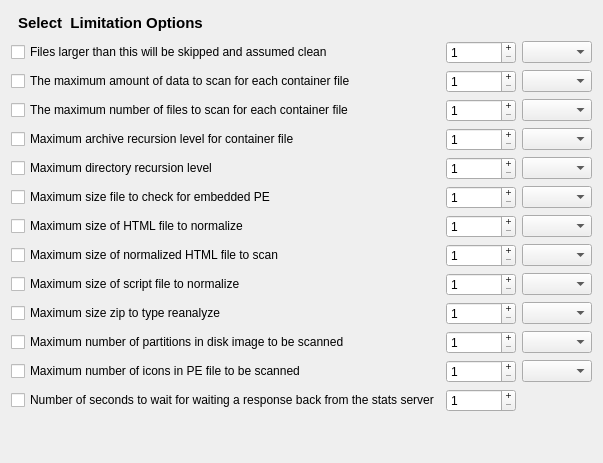
     <widget class="QWidget" name="wizardPage_6">
      <layout class="QGridLayout" name="gridLayout_6">
       <item row="0" column="0" colspan="3">
        <layout class="QHBoxLayout" name="horizontalLayout_4">
         <item>
          <widget class="QLabel" name="label_5">
           <property name="maximumSize">
            <size>
             <width>16777215</width>
             <height>16777215</height>
            </size>
           </property>
           <property name="font">
            <font>
             <pointsize>11</pointsize>
             <bold>true</bold>
            </font>
           </property>
           <property name="styleSheet">
            <string notr="true">padding:3px</string>
           </property>
           <property name="frameShape">
            <enum>QFrame::NoFrame</enum>
           </property>
           <property name="frameShadow">
            <enum>QFrame::Sunken</enum>
           </property>
           <property name="text">
            <string>Select  Limitation Options</string>
           </property>
          </widget>
         </item>
         <item>
          <spacer name="horizontalSpacer_5">
           <property name="orientation">
            <enum>Qt::Horizontal</enum>
           </property>
           <property name="sizeHint" stdset="0">
            <size>
             <width>40</width>
             <height>20</height>
            </size>
           </property>
          </spacer>
         </item>
        </layout>
       </item>
       <item row="13" column="1">
        <widget class="QSpinBox" name="pwnumberOfSecondsToWaitForResponseSpinBox">
         <property name="buttonSymbols">
          <enum>QAbstractSpinBox::PlusMinus</enum>
         </property>
         <property name="minimum">
          <number>1</number>
         </property>
         <property name="maximum">
          <number>999</number>
         </property>
        </widget>
       </item>
       <item row="8" column="0">
        <widget class="QCheckBox" name="pwmaxSizeOfNormalizedHTMLFileCheckBox">
         <property name="text">
          <string>Maximum size of normalized HTML file to scan</string>
         </property>
        </widget>
       </item>
       <item row="6" column="2">
        <widget class="QComboBox" name="pwmaxSizeFileForPEComboBox">
         <item>
          <property name="text">
           <string/>
          </property>
         </item>
         <item>
          <property name="text">
           <string>K</string>
          </property>
         </item>
         <item>
          <property name="text">
           <string>M</string>
          </property>
         </item>
         <item>
          <property name="text">
           <string>G</string>
          </property>
         </item>
        </widget>
       </item>
       <item row="8" column="2">
        <widget class="QComboBox" name="pwmaxSizeOfNormalizedHTMLFileComboBox">
         <item>
          <property name="text">
           <string/>
          </property>
         </item>
         <item>
          <property name="text">
           <string>K</string>
          </property>
         </item>
         <item>
          <property name="text">
           <string>M</string>
          </property>
         </item>
         <item>
          <property name="text">
           <string>G</string>
          </property>
         </item>
        </widget>
       </item>
       <item row="11" column="2">
        <widget class="QComboBox" name="pwmaxNumberOfPartitionsInDiskImageComboBox">
         <item>
          <property name="text">
           <string/>
          </property>
         </item>
         <item>
          <property name="text">
           <string>K</string>
          </property>
         </item>
         <item>
          <property name="text">
           <string>M</string>
          </property>
         </item>
         <item>
          <property name="text">
           <string>G</string>
          </property>
         </item>
        </widget>
       </item>
       <item row="6" column="1">
        <widget class="QSpinBox" name="pwmaxSizeFileForPESpinBox">
         <property name="buttonSymbols">
          <enum>QAbstractSpinBox::PlusMinus</enum>
         </property>
         <property name="minimum">
          <number>1</number>
         </property>
         <property name="maximum">
          <number>999</number>
         </property>
        </widget>
       </item>
       <item row="11" column="0">
        <widget class="QCheckBox" name="pwmaxNumberOfPartitionsInDiskImageCheckBox">
         <property name="text">
          <string>Maximum number of partitions in disk image to be scanned</string>
         </property>
        </widget>
       </item>
       <item row="10" column="2">
        <widget class="QComboBox" name="pwmaxSizeZipToTypeReanalzeComboBox">
         <item>
          <property name="text">
           <string/>
          </property>
         </item>
         <item>
          <property name="text">
           <string>K</string>
          </property>
         </item>
         <item>
          <property name="text">
           <string>M</string>
          </property>
         </item>
         <item>
          <property name="text">
           <string>G</string>
          </property>
         </item>
        </widget>
       </item>
       <item row="1" column="2">
        <widget class="QComboBox" name="pwfilesLargerThanThisComboBox">
         <property name="sizePolicy">
          <sizepolicy hsizetype="Fixed" vsizetype="Fixed">
           <horstretch>0</horstretch>
           <verstretch>0</verstretch>
          </sizepolicy>
         </property>
         <property name="minimumSize">
          <size>
           <width>70</width>
           <height>0</height>
          </size>
         </property>
         <property name="maximumSize">
          <size>
           <width>70</width>
           <height>16777215</height>
          </size>
         </property>
         <item>
          <property name="text">
           <string/>
          </property>
         </item>
         <item>
          <property name="text">
           <string>K</string>
          </property>
         </item>
         <item>
          <property name="text">
           <string>M</string>
          </property>
         </item>
         <item>
          <property name="text">
           <string>G</string>
          </property>
         </item>
        </widget>
       </item>
       <item row="7" column="2">
        <widget class="QComboBox" name="pwmaxSizeHTMLFileToNormalizeComboBox">
         <item>
          <property name="text">
           <string/>
          </property>
         </item>
         <item>
          <property name="text">
           <string>K</string>
          </property>
         </item>
         <item>
          <property name="text">
           <string>M</string>
          </property>
         </item>
         <item>
          <property name="text">
           <string>G</string>
          </property>
         </item>
        </widget>
       </item>
       <item row="1" column="1">
        <widget class="QSpinBox" name="pwfilesLargerThanThisSpinBox">
         <property name="sizePolicy">
          <sizepolicy hsizetype="Fixed" vsizetype="Fixed">
           <horstretch>0</horstretch>
           <verstretch>0</verstretch>
          </sizepolicy>
         </property>
         <property name="minimumSize">
          <size>
           <width>70</width>
           <height>0</height>
          </size>
         </property>
         <property name="maximumSize">
          <size>
           <width>16777215</width>
           <height>70</height>
          </size>
         </property>
         <property name="buttonSymbols">
          <enum>QAbstractSpinBox::PlusMinus</enum>
         </property>
         <property name="minimum">
          <number>1</number>
         </property>
         <property name="maximum">
          <number>999</number>
         </property>
        </widget>
       </item>
       <item row="10" column="1">
        <widget class="QSpinBox" name="pwmaxSizeZipToTypeReanalzeSpinBox">
         <property name="buttonSymbols">
          <enum>QAbstractSpinBox::PlusMinus</enum>
         </property>
         <property name="minimum">
          <number>1</number>
         </property>
         <property name="maximum">
          <number>999</number>
         </property>
        </widget>
       </item>
       <item row="12" column="0">
        <widget class="QCheckBox" name="pwmaxNumberOfIconsInPEFileCheckBox">
         <property name="text">
          <string>Maximum number of icons in PE file to be scanned</string>
         </property>
        </widget>
       </item>
       <item row="11" column="1">
        <widget class="QSpinBox" name="pwmaxNumberOfPartitionsInDiskImageSpinBox">
         <property name="buttonSymbols">
          <enum>QAbstractSpinBox::PlusMinus</enum>
         </property>
         <property name="minimum">
          <number>1</number>
         </property>
         <property name="maximum">
          <number>999</number>
         </property>
        </widget>
       </item>
       <item row="4" column="0">
        <widget class="QCheckBox" name="pwmaxArchiveRecursionForContainerCheckBox">
         <property name="text">
          <string>Maximum archive recursion level for container file</string>
         </property>
        </widget>
       </item>
       <item row="8" column="1">
        <widget class="QSpinBox" name="pwmaxSizeOfNormalizedHTMLFileSpinBox">
         <property name="buttonSymbols">
          <enum>QAbstractSpinBox::PlusMinus</enum>
         </property>
         <property name="minimum">
          <number>1</number>
         </property>
         <property name="maximum">
          <number>999</number>
         </property>
        </widget>
       </item>
       <item row="3" column="2">
        <widget class="QComboBox" name="pwmaxNumberForContainerComboBox">
         <item>
          <property name="text">
           <string/>
          </property>
         </item>
         <item>
          <property name="text">
           <string>K</string>
          </property>
         </item>
         <item>
          <property name="text">
           <string>M</string>
          </property>
         </item>
         <item>
          <property name="text">
           <string>G</string>
          </property>
         </item>
        </widget>
       </item>
       <item row="3" column="1">
        <widget class="QSpinBox" name="pwmaxNumberForContainerSpinBox">
         <property name="buttonSymbols">
          <enum>QAbstractSpinBox::PlusMinus</enum>
         </property>
         <property name="minimum">
          <number>1</number>
         </property>
         <property name="maximum">
          <number>999</number>
         </property>
        </widget>
       </item>
       <item row="5" column="0">
        <widget class="QCheckBox" name="pwmaxDirRecursionLevelCheckBox">
         <property name="text">
          <string>Maximum directory recursion level</string>
         </property>
        </widget>
       </item>
       <item row="4" column="1">
        <widget class="QSpinBox" name="pwmaxArchiveRecursionForContainerSpinBox">
         <property name="buttonSymbols">
          <enum>QAbstractSpinBox::PlusMinus</enum>
         </property>
         <property name="minimum">
          <number>1</number>
         </property>
         <property name="maximum">
          <number>999</number>
         </property>
        </widget>
       </item>
       <item row="9" column="0">
        <widget class="QCheckBox" name="pwmaxSizeOfScriptFileToNormalizeCheckBox">
         <property name="text">
          <string>Maximum size of script file to normalize</string>
         </property>
        </widget>
       </item>
       <item row="5" column="1">
        <widget class="QSpinBox" name="pwmaxDirRecursionLevelSpinBox">
         <property name="buttonSymbols">
          <enum>QAbstractSpinBox::PlusMinus</enum>
         </property>
         <property name="minimum">
          <number>1</number>
         </property>
         <property name="maximum">
          <number>999</number>
         </property>
        </widget>
       </item>
       <item row="13" column="0">
        <widget class="QCheckBox" name="pwnumberOfSecondsToWaitForResponseCheckBox">
         <property name="text">
          <string>Number of seconds to wait for waiting a response back from the stats server</string>
         </property>
        </widget>
       </item>
       <item row="12" column="1">
        <widget class="QSpinBox" name="pwmaxNumberOfIconsInPEFileSpinBox">
         <property name="buttonSymbols">
          <enum>QAbstractSpinBox::PlusMinus</enum>
         </property>
         <property name="minimum">
          <number>1</number>
         </property>
         <property name="maximum">
          <number>999</number>
         </property>
        </widget>
       </item>
       <item row="9" column="1">
        <widget class="QSpinBox" name="pwmaxSizeOfScriptFileToNormalizeSpinBox">
         <property name="buttonSymbols">
          <enum>QAbstractSpinBox::PlusMinus</enum>
         </property>
         <property name="minimum">
          <number>1</number>
         </property>
         <property name="maximum">
          <number>999</number>
         </property>
        </widget>
       </item>
       <item row="12" column="2">
        <widget class="QComboBox" name="pwmaxNumberOfIconsInPEFileComboBox">
         <item>
          <property name="text">
           <string/>
          </property>
         </item>
         <item>
          <property name="text">
           <string>K</string>
          </property>
         </item>
         <item>
          <property name="text">
           <string>M</string>
          </property>
         </item>
         <item>
          <property name="text">
           <string>G</string>
          </property>
         </item>
        </widget>
       </item>
       <item row="3" column="0">
        <widget class="QCheckBox" name="pwmaxNumberForContainerCheckBox">
         <property name="text">
          <string>The maximum number of files to scan for each container file</string>
         </property>
        </widget>
       </item>
       <item row="2" column="2">
        <widget class="QComboBox" name="pwmaxAmountForContainerComboBox">
         <item>
          <property name="text">
           <string/>
          </property>
         </item>
         <item>
          <property name="text">
           <string>K</string>
          </property>
         </item>
         <item>
          <property name="text">
           <string>M</string>
          </property>
         </item>
         <item>
          <property name="text">
           <string>G</string>
          </property>
         </item>
        </widget>
       </item>
       <item row="9" column="2">
        <widget class="QComboBox" name="pwmaxSizeOfScriptFileToNormalizeComboBox">
         <item>
          <property name="text">
           <string/>
          </property>
         </item>
         <item>
          <property name="text">
           <string>K</string>
          </property>
         </item>
         <item>
          <property name="text">
           <string>M</string>
          </property>
         </item>
         <item>
          <property name="text">
           <string>G</string>
          </property>
         </item>
        </widget>
       </item>
       <item row="2" column="0">
        <widget class="QCheckBox" name="pwmaxAmountForContainerCheckBox">
         <property name="text">
          <string>The maximum amount of data to scan for each container file</string>
         </property>
        </widget>
       </item>
       <item row="7" column="1">
        <widget class="QSpinBox" name="pwmaxSizeHTMLFileToNormalizeSpinBox">
         <property name="buttonSymbols">
          <enum>QAbstractSpinBox::PlusMinus</enum>
         </property>
         <property name="minimum">
          <number>1</number>
         </property>
         <property name="maximum">
          <number>999</number>
         </property>
        </widget>
       </item>
       <item row="5" column="2">
        <widget class="QComboBox" name="pwmaxDirRecursionLevelComboBox">
         <item>
          <property name="text">
           <string/>
          </property>
         </item>
         <item>
          <property name="text">
           <string>K</string>
          </property>
         </item>
         <item>
          <property name="text">
           <string>M</string>
          </property>
         </item>
         <item>
          <property name="text">
           <string>G</string>
          </property>
         </item>
        </widget>
       </item>
       <item row="6" column="0">
        <widget class="QCheckBox" name="pwmaxSizeFileForPECheckBox">
         <property name="text">
          <string>Maximum size file to check for embedded PE</string>
         </property>
        </widget>
       </item>
       <item row="4" column="2">
        <widget class="QComboBox" name="pwmaxArchiveRecursionForContainerComboBox">
         <item>
          <property name="text">
           <string/>
          </property>
         </item>
         <item>
          <property name="text">
           <string>K</string>
          </property>
         </item>
         <item>
          <property name="text">
           <string>M</string>
          </property>
         </item>
         <item>
          <property name="text">
           <string>G</string>
          </property>
         </item>
        </widget>
       </item>
       <item row="10" column="0">
        <widget class="QCheckBox" name="pwmaxSizeZipToTypeReanalzeCheckBox">
         <property name="text">
          <string>Maximum size zip to type reanalyze</string>
         </property>
        </widget>
       </item>
       <item row="2" column="1">
        <widget class="QSpinBox" name="pwmaxAmountForContainerSpinBox">
         <property name="minimumSize">
          <size>
           <width>0</width>
           <height>0</height>
          </size>
         </property>
         <property name="maximumSize">
          <size>
           <width>16777215</width>
           <height>16777215</height>
          </size>
         </property>
         <property name="buttonSymbols">
          <enum>QAbstractSpinBox::PlusMinus</enum>
         </property>
         <property name="minimum">
          <number>1</number>
         </property>
         <property name="maximum">
          <number>999</number>
         </property>
        </widget>
       </item>
       <item row="7" column="0">
        <widget class="QCheckBox" name="pwmaxSizeHTMLFileToNormalizeCheckBox">
         <property name="text">
          <string>Maximum size of HTML file to normalize</string>
         </property>
        </widget>
       </item>
       <item row="1" column="0">
        <widget class="QCheckBox" name="pwfilesLargerThanThisCheckBox">
         <property name="text">
          <string>Files larger than this will be skipped and assumed clean</string>
         </property>
        </widget>
       </item>
       <item row="14" column="0" colspan="3">
        <spacer name="verticalSpacer_6">
         <property name="orientation">
          <enum>Qt::Vertical</enum>
         </property>
         <property name="sizeHint" stdset="0">
          <size>
           <width>20</width>
           <height>40</height>
          </size>
         </property>
        </spacer>
       </item>
      </layout>
     </widget>
